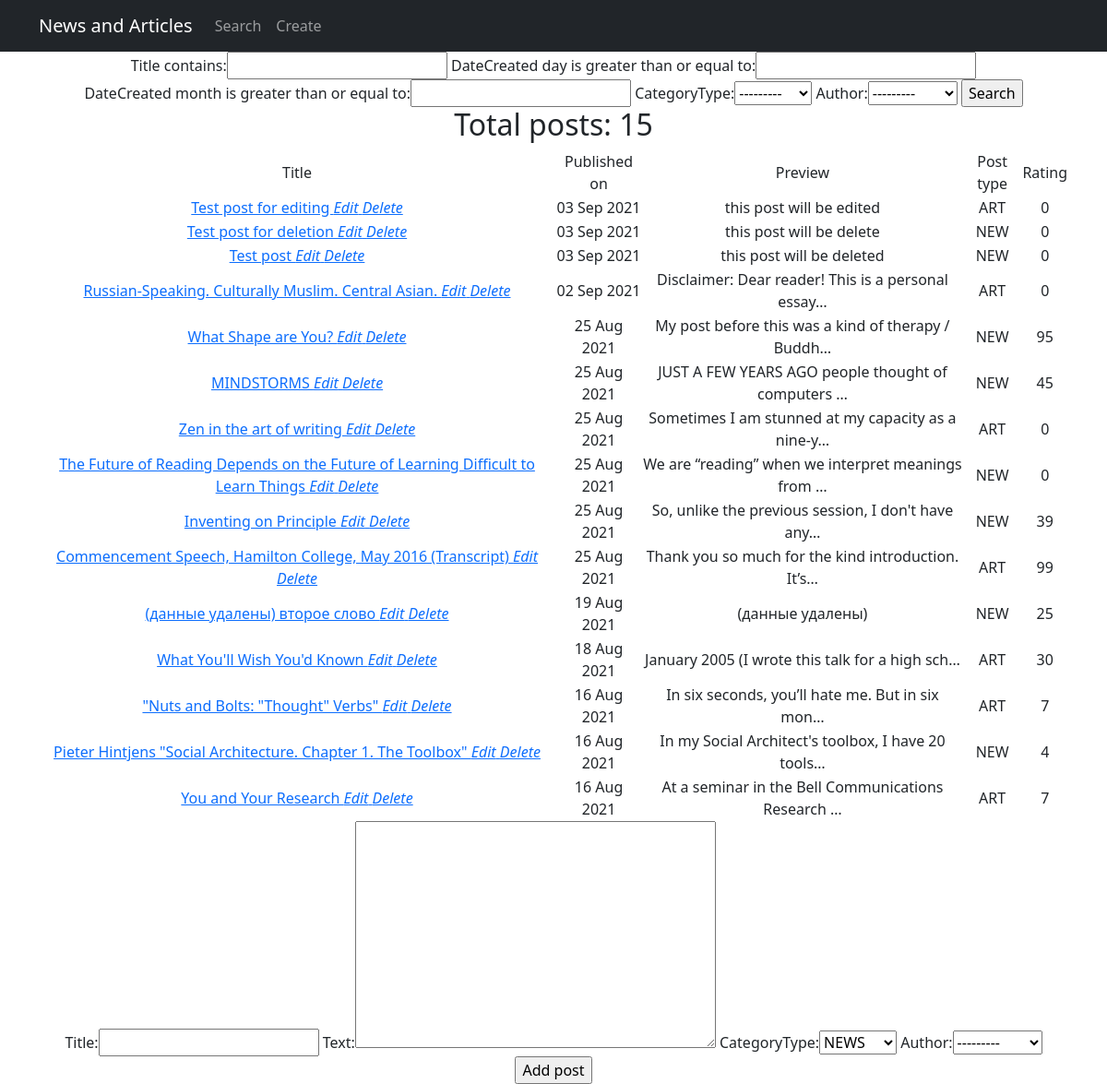
Page /news/search/ on the earlier database version.
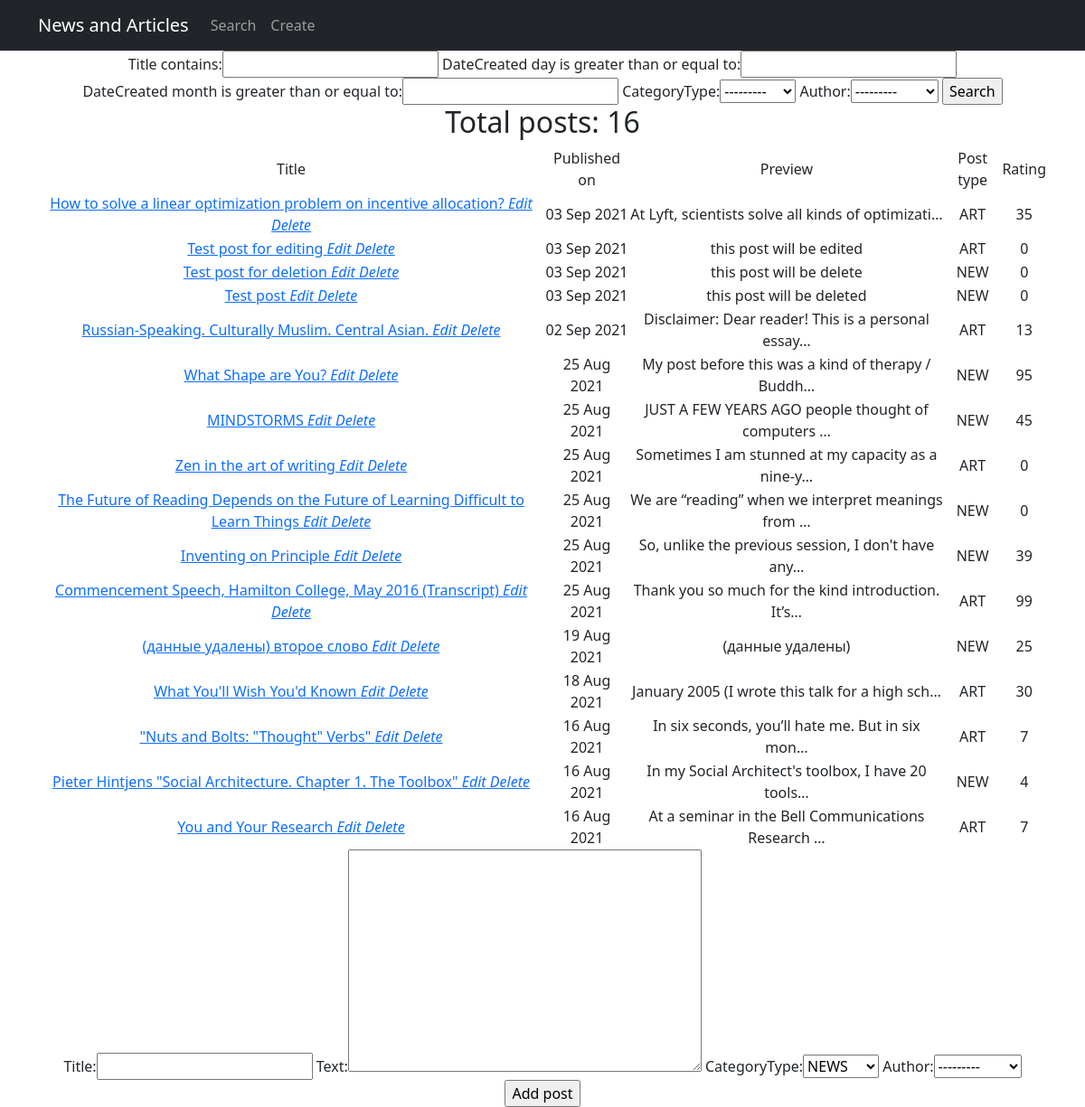
Same page on the later database version.
### news/models.py (models this page shows, shortened)
class Post(models.Model):
    author = models.ForeignKey(Author, on_delete=models.CASCADE)
    NEWS = 'NEW'
    ARTICLE = 'ART'
    CATEGORY_CHOICES = [(NEWS, 'NEWS'), (ARTICLE, 'ARTICLE'), ]
    categoryType = models.CharField(max_length=3, choices=CATEGORY_CHOICES, default=NEWS)
    dateCreated = models.DateTimeField(auto_now_add=True)
    postCategory = models.ManyToManyField(Category, through='PostCategory')
    title = models.CharField(max_length=128)
    text = models.TextField()
    rating = models.SmallIntegerField(default=0)
    def get_absolute_url(self):
        return f'/news/{self.id}'

### news/views.py (the view, shortened to what this page needs)
# urls.py: path('search/', PostSearchView.as_view(), name='post_search'),
class PostSearchView(ListView):
    model = Post
    template_name = 'post_search.html'
    context_object_name = 'news'
    queryset = Post.objects.order_by('-id')
    paginate_by = 20
    form_class = PostForm
    def get_context_data(self, **kwargs):
        context = super().get_context_data(**kwargs)
        context['filter'] = PostFilter(self.request.GET, queryset=self.get_queryset())
        context['categories'] = Category.objects.all()
        context['form'] = PostForm()
        return context

### news/forms.py
class PostForm(ModelForm):
    class Meta:
        model = Post
        fields = ['title', 'text', 'categoryType', 'author']

### news/models.py (called while the page is built)
    def __str__(self):
        return f'{self.authorUser.username}'

### news/templatetags/custom_filters.py (called while the page is built)
@register.filter(name='censor')
def censor(value):
    for word in censor_list:
        value = value.replace(word, replacement_word)
    return value

### templates/post_search.html (shortened to what this page needs)
{% extends 'flatpages/default.html' %}
{% load custom_filters %}
{% block content %}
<form method="GET">
    {{ filter.form }}
    <input type="submit" value="Search">
</form>
    {% if news %}
<h2>Total posts: {{news|length}}</h2>
<table>
            <tr>
                <td>
                    Title
                </td>
                <td>
                    Published on
                </td>
                <td>
                    Preview
                </td>
                <td>
                    Post type
                </td>
                <td>
                    Rating
            </tr>
        {% for news in filter.qs %}
            <tr>
                <td>
                   <a href="{{ news.get_absolute_url }}"> {{ news.title|censor }} </a>
                    <a href="{{ news.get_absolute_url }}/create"> <i>Edit</i> </a>
                    <a href="{{ news.get_absolute_url }}/delete"> <i>Delete</i> </a>
                </td>
                <td>
                    {{ news.dateCreated|date:'d M Y' }}
                </td>
                <td>
                    {{ news.text|truncatechars:50|censor }}
                </td>
                 <td>
                    {{ news.categoryType }}
                </td>
                <td>
                    {{ news.rating }}
                </td>
            </tr>
        {% endfor %}
        </table>
    {% else %}
        <h2> No news today :( </h2>
    {% endif %}
<form method="POST">
    {{ form }}
    <input type="Submit" value="Add post">
</form>
{% endblock content %}

Differences in the rows shown:
added Post: title|censor "How to solve a linear optimization problem on incentive allocation?", dateCreated "03 Sep 2021", text|censor "At Lyft, scientists solve all kinds of optimizati…", categoryType "ART", rating "35"
changed Post "Russian-Speaking. Culturally Muslim. Central Asian.": rating "0" → "13"
Other differences:
{{ news|length }}: "15" → "16"
